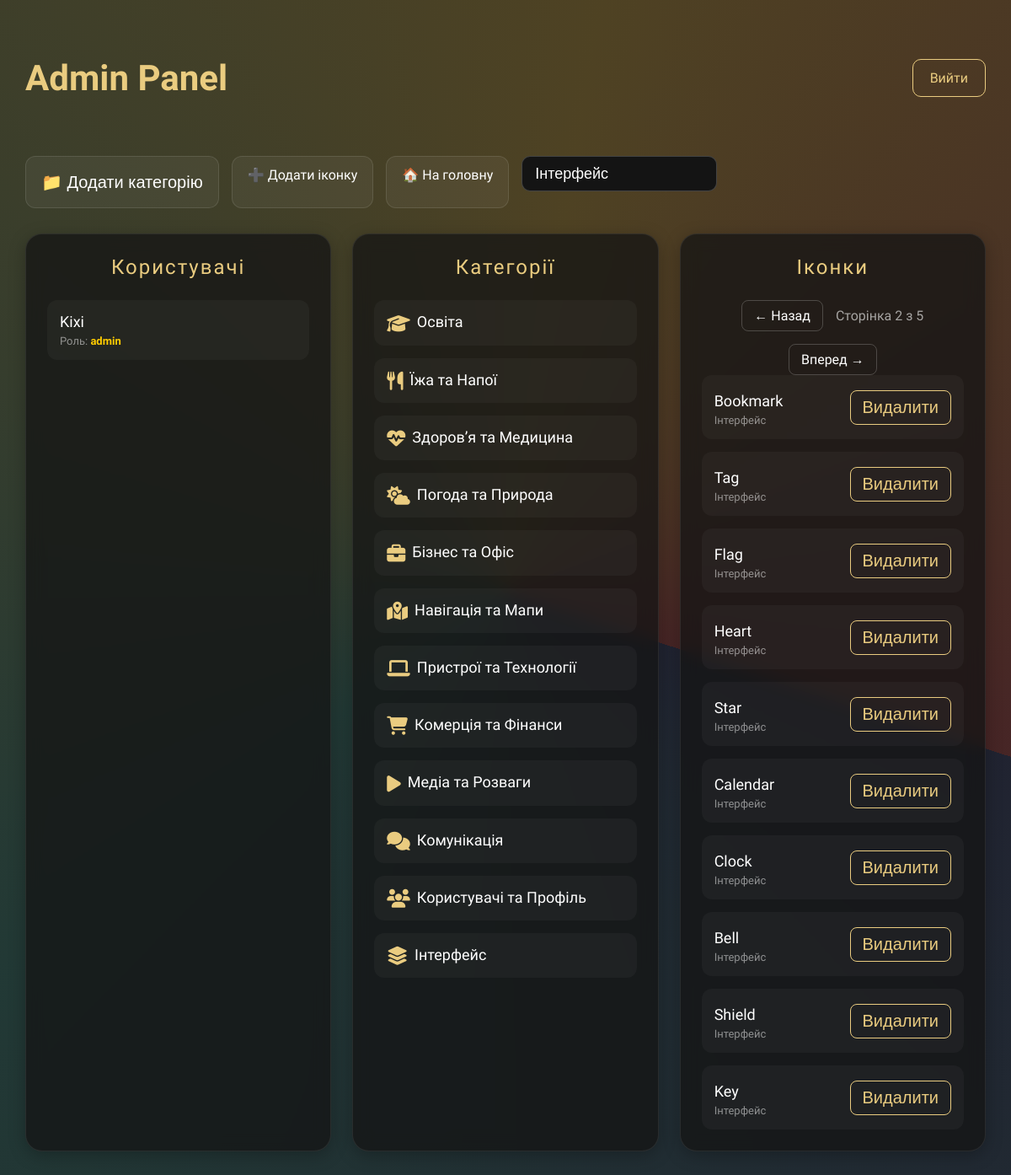
Page /php/admin.php?page=2&cat_id=1 (signed in) on the committed database.
### tables this page shows
create table users (
	id int auto_increment primary key,
    nickname varchar(50) not null,
    password varchar(255) not null,
    email varchar(120) not null,
    avatar varchar(255) default null,
    country varchar(50),
    role enum('user', 'admin') default 'user',
    
unique (email)
);

create table category (
	id int auto_increment primary key,
	name varchar(150) not null,
    icon_class varchar(100) not null
);

create table if not exists icon (
	id int auto_increment primary key,
    name varchar(100) not null,
	icon_class varchar(150),
	svg_path text,
    created_at TIMESTAMP DEFAULT CURRENT_TIMESTAMP, 
    
    category_id int not null,
foreign key (category_id) references category(id) on delete cascade
);

### php/admin.php (the view, shortened to what this page needs)
<?php
require_once 'db.php';
include "header.php";
$users = $pdo->query("SELECT * FROM users ORDER BY id DESC")->fetchAll();
$categories = $pdo->query("SELECT * FROM category ORDER BY id DESC")->fetchAll();
$perPage = 10;
$page = max(1, (int)($_GET['page'] ?? 1));
$offset = ($page - 1) * $perPage;
$categoryId = isset($_GET['cat_id']) ? (int)$_GET['cat_id'] : null;
$countSql = $categoryId ? "SELECT COUNT(*) FROM icon WHERE category_id = :id" : "SELECT COUNT(*) FROM icon";
$countStmt = $pdo->prepare($countSql);
if ($categoryId) $countStmt->execute([':id' => $categoryId]); else $countStmt->execute();
$totalPage = ceil($countStmt->fetchColumn() / $perPage);
$iconsSql = "SELECT icon.*, category.name AS category_name FROM icon LEFT JOIN category ON icon.category_id = category.id";
if ($categoryId) $iconsSql .= " WHERE icon.category_id = :id";
$iconsSql .= " ORDER BY icon.id DESC LIMIT :limit OFFSET :offset";
$stmtIcons = $pdo->prepare($iconsSql);
if ($categoryId) $stmtIcons->bindValue(':id', $categoryId, PDO::PARAM_INT);
$stmtIcons->bindValue(':limit', $perPage, PDO::PARAM_INT);
$stmtIcons->bindValue(':offset', $offset, PDO::PARAM_INT);
$stmtIcons->execute();
$icons = $stmtIcons->fetchAll();
?>
<!DOCTYPE html>
<html lang="uk">
<head>
    <link rel="stylesheet" href="style.css">
</head>
<body>
<div class="admin-container">
    <div class="admin-header">
        <h1 class="admin-title">Admin Panel</h1>
        <a href="logout.php" class="logout-btn">Вийти</a>
    </div>
    <div class="top-actions">
        <button onclick="openAddCatModal()" class="top-btn">📁 Додати категорію</button>
        <a href="add_icon.php" class="top-btn">➕ Додати іконку</a>
        <a href="home.php" class="top-btn">🏠 На головну</a>
        <form method="GET" class="filter-form">
            <select name="cat_id" onchange="this.form.submit()">
                <?php foreach ($categories as $category): ?>
                    <option value="<?= $category['id'] ?>" <?= (isset($_GET['cat_id']) && $_GET['cat_id'] == $category['id']) ? 'selected' : '' ?>>
                        <?= htmlspecialchars($category['name']) ?>
                    </option>
                <?php endforeach; ?>
            </select>
        </form>
    </div>
    <div class="admin-grid">
        <div class="admin-card">
            <h2>Користувачі</h2>
            <div class="admin-list">
                <?php foreach ($users as $user): ?>
                    <div class="admin-item">
                        <div class="admin-item-left">
                            <div class="admin-item-title"><?= htmlspecialchars($user['nickname']) ?></div>
                            <div class="admin-item-subtitle">Роль: <span class="<?= $user['role'] == 'admin' ? 'role-admin' : 'role-user' ?>"><?= htmlspecialchars($user['role']) ?></span></div>
                        </div>
                    </div>
                <?php endforeach; ?>
            </div>
        </div>
        <div class="admin-card">
            <h2>Категорії</h2>
            <div class="admin-list" id="categoriesList">
                <?php foreach ($categories as $category): ?>
                    <div class="admin-item" data-cat-id="<?= $category['id'] ?>">
                        <div class="admin-item-left">
                            <div class="admin-item-title"><i class="<?= htmlspecialchars($category['icon_class']) ?>" style="margin-right:8px;color:var(--gold)"></i><?= htmlspecialchars($category['name']) ?></div>
                        </div>
                    </div>
                <?php endforeach; ?>
            </div>
        </div>
        <div class="admin-card">
            <h2>Іконки</h2>
            <div class="pagination">
                <?php if ($page > 1): ?><a class="page-btn" href="?page=<?= $page - 1 ?>&cat_id=<?= $categoryId ?>">← Назад</a><?php endif; ?>
                <span class="page-info">Сторінка <?= $page ?> з <?= $totalPage ?></span>
                <?php if ($page < $totalPage): ?><a class="page-btn" href="?page=<?= $page + 1 ?>&cat_id=<?= $categoryId ?>">Вперед →</a><?php endif; ?>
            </div>
            <div class="admin-list" id="iconsList">
                <?php foreach ($icons as $icon): ?>
                    <div class="admin-item" data-id="<?= $icon['id'] ?>">
                        <div class="admin-item-left">
                            <div class="admin-item-title"><?= htmlspecialchars($icon['name']) ?></div>
                            <div class="admin-item-subtitle"><?= htmlspecialchars($icon['category_name']) ?></div>
                        </div>
                        <button class="action-btn" onclick="openDeleteModal(<?= $icon['id'] ?>)">Видалити</button>
                    </div>
                <?php endforeach; ?>
            </div>
        </div>
    </div>
</div>
</body>
</html>

### css/style.css (style rules this page uses)
:root { --gold: #EACC80; --text-light: #ffffff; --text-muted: rgba(255, 255, 255, 0.7); --dark: #141414; --card: rgba(20,20,20,0.75); }
body { margin: 0; padding: 0; font-family: 'Advent Pro', sans-serif; min-height: 100vh; display: flex; justify-content: center; align-items: center; background: conic-gradient( from 108deg at 50% 50%, rgba(40, 51, 105, 0.25) 0deg, rgba(45, 137, 122, 0.25) 125deg, rgba(223, 174, 50, 0.25) 261deg, rgba(191, 60, 60, 0.25) 358deg ), #1E1E1E; background-attachment: fixed; overflow-x: hidden; }
h2 { color: var(--text-light); font-size: 64px; font-weight: 400; text-align: center; margin-bottom: 50px; margin-top: 20px; letter-spacing: 2px; }
input, select { width: 100%; background: transparent; border: none; border-bottom: 1px solid rgba(255,255,255,0.3); color: #fff; font-size: 18px; padding: 10px 0; outline: none; box-sizing: border-box; }
select { cursor: pointer; appearance: none; background-repeat: no-repeat; background-position: right 0 center; background-size: 24px; }
select option { background: #1E1E1E; color: white; }
button { background: transparent; border: 3px solid #BAA064; border-radius: 10px; color: #BA9F64; font-size: 20px; font-weight: 500; cursor: pointer; transition: all 0.3s ease; padding: 15px 40px; display: inline-flex; align-items: center; gap: 10px; }
.cat-icon { font-size: 22px; color: #FFDC88; transition: 0.3s; }
.pagination { display: flex; justify-content: center; gap: 10px; margin-top: 20px; flex-wrap: wrap; }
.admin-container { width: 95%; max-width: 1500px; margin: 40px auto; }
.admin-header { display: flex; justify-content: space-between; align-items: center; margin-bottom: 40px; }
.admin-title { font-size: 42px; color: var(--gold); }
.logout-btn { padding: 12px 20px; border-radius: 10px; background: transparent; border: 1px solid var(--gold); color: var(--gold); text-decoration: none; transition: 0.3s; }
.admin-grid { display: grid; grid-template-columns: repeat(auto-fit, minmax(320px, 1fr)); gap: 25px; }
.admin-card { background: var(--card); border: 1px solid rgba(255,255,255,0.08); border-radius: 20px; padding: 25px; backdrop-filter: blur(10px); box-shadow: 0 5px 20px rgba(0,0,0,0.25); }
.admin-card h2 { margin-top: 0; margin-bottom: 25px; color: var(--gold); font-size: 24px; }
.admin-list { display: flex; flex-direction: column; gap: 15px; }
.admin-item { background: rgba(255,255,255,0.03); border-radius: 12px; padding: 15px; display: flex; justify-content: space-between; align-items: center; }
.admin-item-left { display: flex; flex-direction: column; gap: 5px; }
.admin-item-title { font-size: 18px; color: white; }
.admin-item-subtitle { font-size: 13px; color: rgba(255,255,255,0.5); }
.role-admin { color: #ffcc00; font-weight: bold; }
.action-btn { padding: 8px 14px; border-radius: 8px; text-decoration: none; border: 1px solid var(--gold); color: var(--gold); transition: 0.3s; }
.top-actions { display: flex; gap: 15px; margin-bottom: 30px; }
.top-btn { padding: 12px 18px; border-radius: 12px; background: rgba(255,255,255,0.05); border: 1px solid rgba(255,255,255,0.1); color: white; text-decoration: none; transition: 0.3s; }
.filter-form { margin-bottom: 20px; }
.filter-form select { padding: 10px 15px; border-radius: 10px; border: 1px solid rgba(255,255,255,0.2); background: #141414; color: white; outline: none; cursor: pointer; }
.pagination { display: flex; justify-content: center; align-items: center; gap: 15px; margin-top: 20px; }
.page-btn { padding: 8px 14px; border-radius: 8px; border: 1px solid rgba(255,255,255,0.2); color: white; text-decoration: none; transition: 0.3s; }
.page-info { color: rgba(255,255,255,0.6); }
:root { --success: #87c0e6; --danger: #ff5c5c; --glass-border: rgba(255, 255, 255, 0.08); }
.admin-item-title i { vertical-align: middle; }

### rows in the picture
users: nickname "Kixi", role "admin"
category: name "Освіта"
category: name "Їжа та Напої"
category: name "Здоров’я та Медицина"
category: name "Погода та Природа"
category: name "Бізнес та Офіс"
category: name "Навігація та Мапи"
category: name "Пристрої та Технології"
category: name "Комерція та Фінанси"
category: name "Медіа та Розваги"
category: name "Комунікація"
category: name "Користувачі та Профіль"
category: name "Інтерфейс"
icon: name "Bookmark", category.name "Інтерфейс"
icon: name "Tag", category.name "Інтерфейс"
icon: name "Flag", category.name "Інтерфейс"
icon: name "Heart", category.name "Інтерфейс"
icon: name "Star", category.name "Інтерфейс"
icon: name "Calendar", category.name "Інтерфейс"
icon: name "Clock", category.name "Інтерфейс"
icon: name "Bell", category.name "Інтерфейс"
icon: name "Shield", category.name "Інтерфейс"
icon: name "Key", category.name "Інтерфейс"

### other values in the picture
$page "2"
$totalPage "5"
form field cat_id "Інтерфейс"
